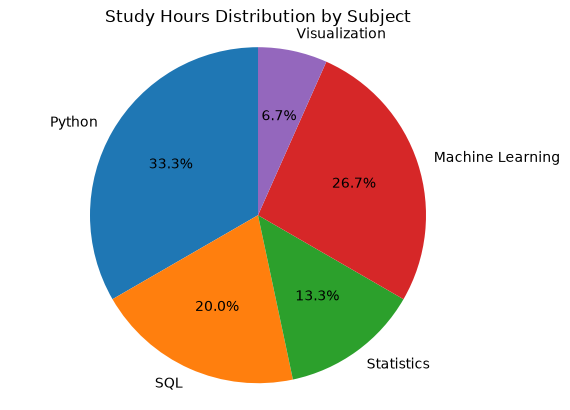

This figure's Python source:
import matplotlib.pyplot as plt

# Data
subjects = ["Python", "SQL", "Statistics", "Machine Learning", "Visualization"]
hours = [10, 6, 4, 8, 2]

# Create pie chart
plt.pie(hours, labels=subjects, autopct='%1.1f%%', startangle=90)

# Add title
plt.title('Study Hours Distribution by Subject')

# Ensure pie chart is a circle
plt.axis('equal')  

# Save the plot
plt.savefig('subjects_pie_chart.png', bbox_inches='tight')
